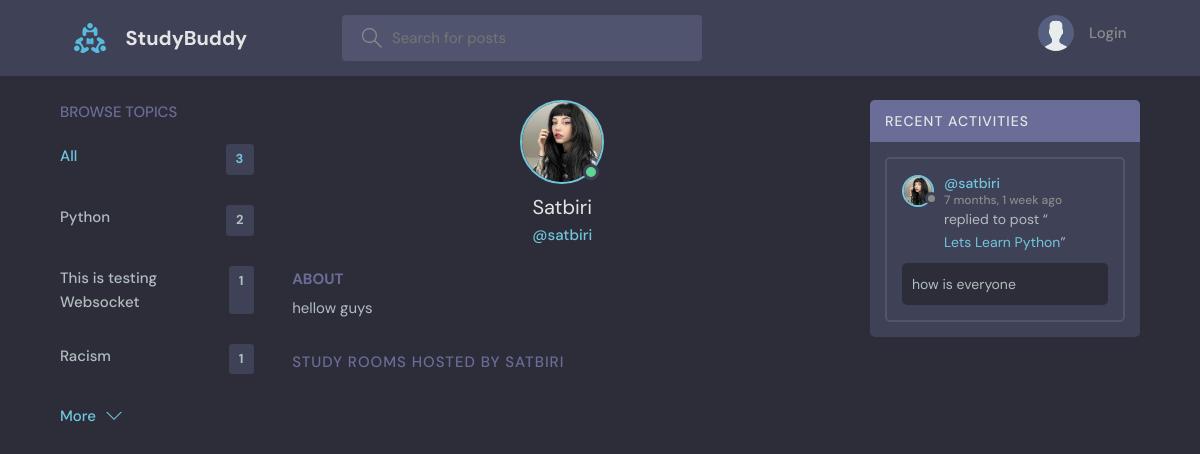
The app's page /prfile/2/, older data.
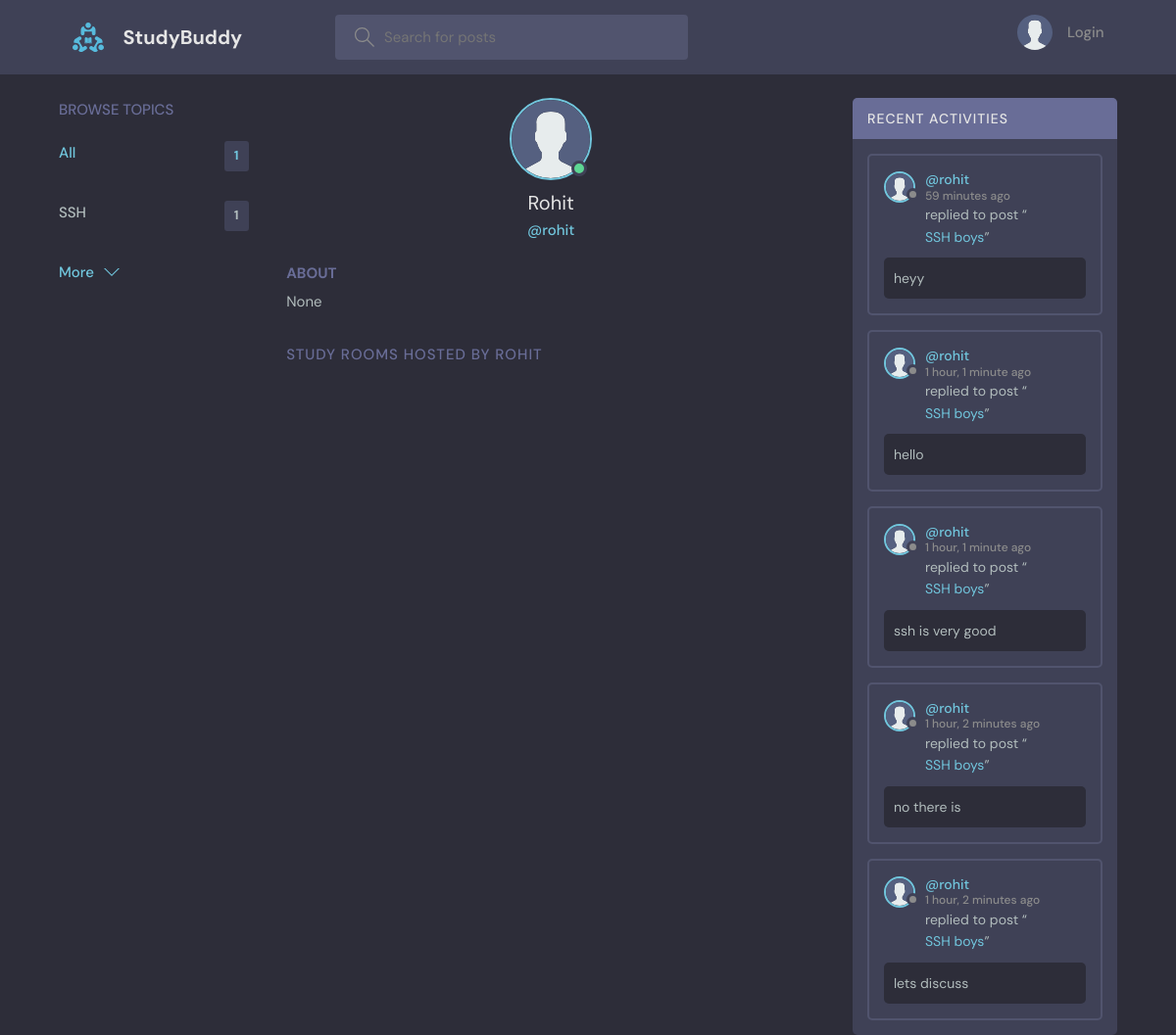
The same page, newer data.
### base/models.py (models this page shows, shortened)
class Topic(models.Model):
    name=models.CharField(max_length=200)

class User(AbstractUser):
    name=models.CharField(max_length=200,null=True)
    email=models.EmailField(unique=True,null=True)
    bio=models.TextField(null=True)
    avatar=models.ImageField(null=True,default='avatar.svg')
    USERNAME_FIELD='email'
    REQUIRED_FIELDS=[]

class Message(models.Model):
    user =models.ForeignKey(User,on_delete=models.CASCADE)
    room=models.ForeignKey(Room,on_delete=models.CASCADE)
    body=models.TextField()
    updated=models.DateTimeField(auto_now=True)
    created=models.DateTimeField(auto_now_add=True)
    class Meta:
        ordering=['-updated','-created']

class Room(models.Model):
    host=models.ForeignKey(User,on_delete=models.SET_NULL,null=True)
    topic=models.ForeignKey(Topic,on_delete=models.SET_NULL,null=True)
    name=models.CharField(max_length=200)
    description=models.TextField(null=True,blank=True)
    participents=models.ManyToManyField(User, related_name='participents', blank=True)
    updated=models.DateTimeField(auto_now=True)
    created=models.DateTimeField(auto_now_add=True)
    class Meta:
        ordering=['-updated','-created']
    def __str__(self):
        return self.name

### base/views.py (the view)
# urls.py: path('prfile/<str:pk>/', views.userPrfile,name="user-profile"),
def userPrfile(request, pk):
    user = User.objects.get(id=pk)
    rooms = user.room_set.all()
    room_messages = user.message_set.all()
    topics=Topic.objects.all()
    context = {'user': user, 'rooms': rooms, 'room_messages': room_messages,'topics':topics}
    return render(request, 'base/profile.html', context)

### base/templates/base/profile.html (shortened to what this page needs)
{% extends 'main.html' %}
{% block content %}
<main class="profile-page layout layout--3">
  <div class="container">
    {% include 'base/topics_component.html' %}
    <div class="roomList">
      <div class="profile">
        <div class="profile__avatar">
          <div class="avatar avatar--large active">
            <img src="{{user.avatar.url}}" />
          </div>
        </div>
        <div class="profile__info">
          <h3>{{user.name}}</h3>
          <p>@{{user.username}}</p>
        </div>
        <div class="profile__about">
          <h3>About</h3>
          <p>
            {{user.bio}}
          </p>
        </div>
      </div>
      <div class="roomList__header">
        <div>
          <h2>Study Rooms Hosted by {{user.username}}</a>
          </h2>
        </div>
      </div>
    </div>
    {% include 'base/activity_component.html' %}
  </div>
</main>
{% endblock content %}

### templates/main.html (shortened to what this page needs)
<!DOCTYPE html>
{% load static %}
<html lang="en">
  <head>
    <link rel="stylesheet" href="{% static 'styles/style.css' %}" />
  </head>
  <body>
    {% include 'navbar.html' %}  {% block content %} {% endblock content %}
  </body>
</html>

### templates/navbar.html (shortened to what this page needs)
{% load static %}
<header class="header header--loggedIn">
  <div class="container">
    <a href="{% url 'home' %}" class="header__logo">
      <img src="{% static 'images/logo.svg' %}" />
      <h1>StudyBuddy</h1>
    </a>
    <form class="header__search" method="GET" action="{% url 'home' %}">
      <label>
        <input name="q" placeholder="Search for posts" />
      </label>
    </form>
    <nav class="header__menu">
      {% if request.user.is_authenticated %}
      <div class="header__user">
        <a href="{% url 'update-user' %}">
          <div class="avatar avatar--medium active">
            <img src="{{request.user.avatar.url}}" />
          </div>
          <p>
            {{request.user.username}} <span>@{{request.user.username}}</span>
          </p>
        </a>
        <button class="dropdown-button">
          <svg
            version="1.1"
            xmlns="http://www.w3.org/2000/svg"
            width="32"
            height="32"
            viewBox="0 0 32 32"
          >
            <title>chevron-down</title>
            <path d="M16 21l-13-13h-3l16 16 16-16h-3l-13 13z"></path>
          </svg>
        </button>
      </div>
      {% else %}
      <a href="{% url 'login' %}">
        <img src="{% static 'images/avatar.svg' %}" />
        <p>Login</p>
      </a>
      {% endif %}
    </nav>
  </div>
</header>

### base/templates/base/topics_component.html
<div class="topics">
    <div class="topics__header">
        <h2>Browse Topics</h2>
    </div>
    <ul class="topics__list">
        <li>
            <a href="{% url 'home' %}" class="active">All <span>{{topics.count}}</span></a>
        </li>
        {% for topic in topics %}
        <li>
            <a href="{% url 'home' %}?q={{topic.name}}">{{topic.name}}<span>{{topic.room_set.all.count}}</span></a>
        </li>
        {% endfor %}
    </ul>
    <a class="btn btn--link" href="{% url 'topics' %}">
        More
        <svg version="1.1" xmlns="http://www.w3.org/2000/svg" width="32" height="32" viewBox="0 0 32 32">
            <title>chevron-down</title>
            <path d="M16 21l-13-13h-3l16 16 16-16h-3l-13 13z"></path>
        </svg>
    </a>
</div>

### base/templates/base/activity_component.html (shortened to what this page needs)
<div class="activities">
    <div class="activities__header">
        <h2>Recent Activities</h2>
    </div>
    {% for message in room_messages %}
    <div class="activities__box">
        <div class="activities__boxHeader roomListRoom__header">
            <a href="{% url 'user-profile' message.user.id %}" class="roomListRoom__author">
                <div class="avatar avatar--small">
                    <img src="{{message.user.avatar.url}}" />
                </div>
                <p>
                    @{{message.user.username}}
                    <span>{{message.created|timesince}} ago</span>
                </p>
            </a>
        </div>
        <div class="activities__boxContent">
            <p>replied to post “<a href="{% url 'room' message.room.id %}">{{message.room}}</a>”</p>
            <div class="activities__boxRoomContent">{{message.body}}</div>
        </div>
    </div>
    {% endfor %}
</div>

Row changes from the older to the newer data that the page shows:
removed Topic: name "This is testing Websocket", room_set.all.count "1"
removed Topic: name "Racism", room_set.all.count "1"
removed Message: user.avatar (picture), user.username "satbiri", created "7 months, 1 week", room "Lets Learn Python", body "how is everyone"
changed Topic: name "Python" → "SSH"; room_set.all.count "2" → "1"
changed User: avatar: picture removed, a placeholder shows; name "Satbiri" → "Rohit"; username "satbiri" → "rohit"; bio "hellow guys" → "None"; username "SATBIRI" → "ROHIT"
now on this page (row edited): Message: user.avatar (placeholder picture), user.username "rohit", created "59 minutes", room "SSH boys", body "heyy"
now on this page (row edited): Message: user.avatar (placeholder picture), user.username "rohit", created "1 hour, 1 minute", room "SSH boys", body "hello"
now on this page (row edited): Message: user.avatar (placeholder picture), user.username "rohit", created "1 hour, 1 minute", room "SSH boys", body "ssh is very good"
now on this page (row edited): Message: user.avatar (placeholder picture), user.username "rohit", created "1 hour, 2 minutes", room "SSH boys", body "no there is"
added Message: user.avatar (placeholder picture), user.username "rohit", created "1 hour, 2 minutes", room "SSH boys", body "lets discuss"
Text that changed along with them:
{{ topics.count }}: "3" → "1"
